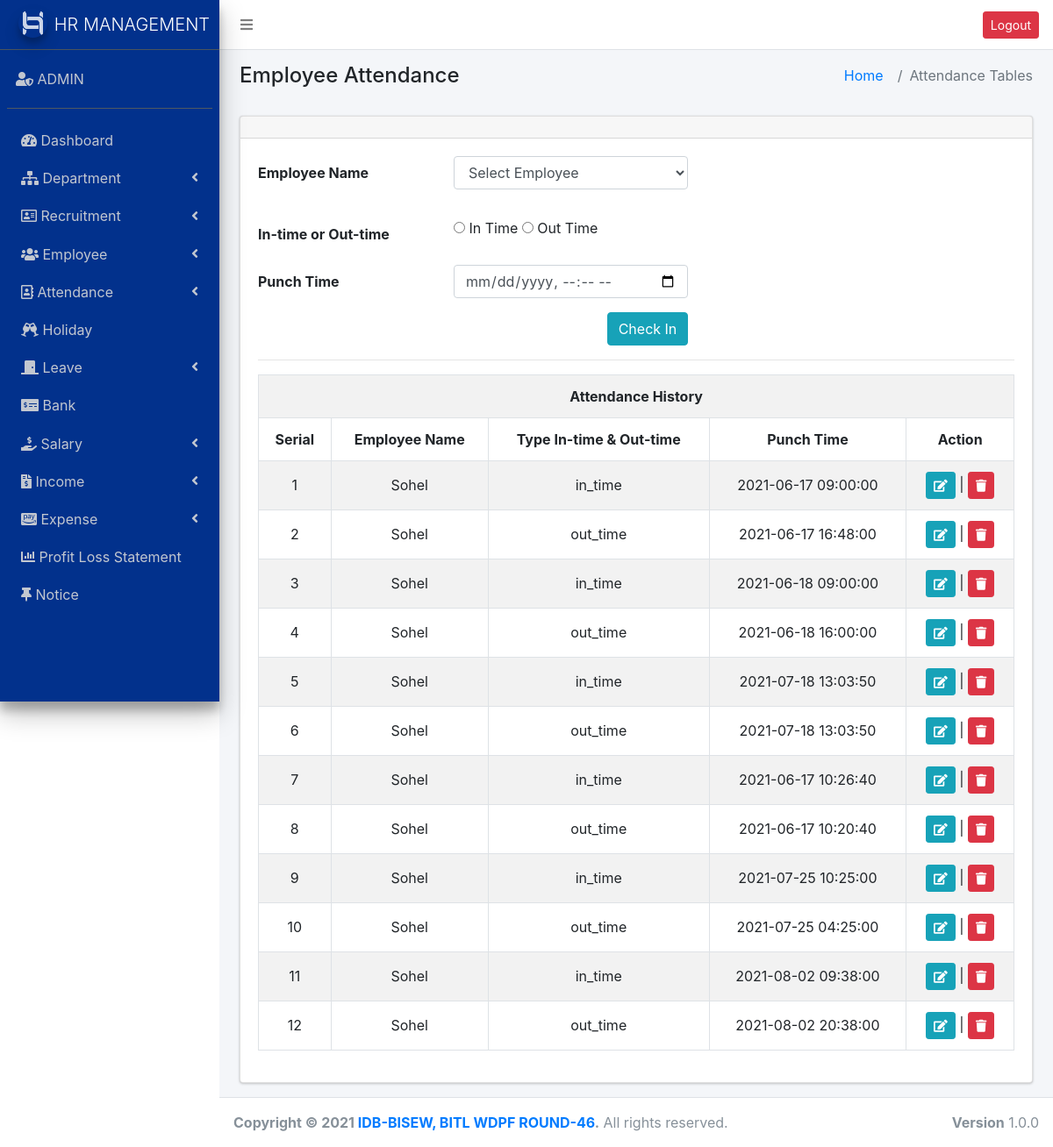
Screenshot of /attendance.php (signed in) with the database file from the repository.
### tables this page shows
CREATE TABLE `attendance` (
  `attID` int(11) NOT NULL,
  `empID` int(11) NOT NULL,
  `type` enum('in_time','out_time') NOT NULL,
  `punch_time` datetime NOT NULL
);

CREATE TABLE `employee` (
  `empID` int(11) NOT NULL,
  `dptID` int(11) NOT NULL,
  `name` varchar(255) NOT NULL,
  `email` varchar(255) NOT NULL,
  `phone` varchar(20) NOT NULL,
  `dob` date NOT NULL,
  `gender` enum('male','female') NOT NULL,
  `address` text NOT NULL,
  `photo` varchar(255) NOT NULL,
  `hire_date` date NOT NULL,
  `designation` int(11) NOT NULL,
  `basic_salary` decimal(10,2) NOT NULL,
  `password` text NOT NULL
);

### attendance.php (the view, shortened to what this page needs)
<?php
require_once("header.php");
require_once("sidebar.php");
?>
<section class="content-header">
  <div class="container-fluid">
    <div class="row mb-2">
      <div class="col-sm-6">
        <h4>Employee Attendance</h4>
      </div>
      <div class="col-sm-6">
        <ol class="breadcrumb float-sm-right">
          <li class="breadcrumb-item"><a href="#">Home</a></li>
          <li class="breadcrumb-item active">Attendance Tables</li>
        </ol>
      </div>
    </div>
  </div>
</section>
<section class="content">
  <div class="container-fluid">
    <div class="row">
      <div class="col-md-12">
        <div class="card">
          <div class="card-header">
          </div>
          <div class="card-body">
            <form action="" method="post">
              <div class="form-group row">
                <label class="col-sm-3 col-form-label"> Employee Name </label>
                <div class="col-sm-4">
                  <select name="employee_name" class="form-control mb-3">
                  <option value="">Select Employee</option>
                  </select>
                </div>
              </div>
              <div class="form-group row">
                <label class="col-sm-3 col-form-label"> In-time or Out-time </label>
                <div class="col-sm-5">
                  <input type="radio" name="checking_type" value="in_time"> In Time
                  <input type="radio" name="checking_type" value="out_time"> Out Time
                </div>
              </div>
              <div class="form-group row">
                <label for="intime" class="col-sm-3 col-form-label">Punch Time</label>
                <div class="col-sm-4">
                  <input type="datetime-local" name="punch_time" class="form-control datetimepicker">
                </div>
              </div>
              <div class="form-group row">
                <label class="col-sm-3 col-form-label"></label>
                <div class="col-sm-4 text-right">
                  <input type="submit" value="Check In" class="btn btn-info w-md m-b-5">
                </div>
              </div>
            </form>
            <hr>
            <div class="panel-body">
              <div class="table-responsive">
                <table width="100%" class="table table-striped table-bordered table-hover text-center ">
                  <tbody>
                    <tr>
                      <th colspan="7" class="text-center">Attendance History </th>
                    </tr>
                    <tr>
                      <th>Serial</th>
                      <th>Employee Name</th>
                      <th>Type In-time & Out-time</th>
                      <th>Punch Time</th>
                      <th>Action</th>
                    </tr>
                    <?php
                    $emp_join = $conn->query("SELECT employee.name , attendance.type, attendance.punch_time, attendance.attID FROM attendance JOIN employee ON employee.empID = attendance.empID");
                    $fetch = $emp_join->fetch_all();
                    $i = 1;
                    foreach ($fetch as $key => $value) { ?>
                      <tr>
                        <td class="align-middle"> <?php echo $i++ ?></td>
                        <td class="align-middle"> <?php echo $value[0] ?></td>
                        <td class="align-middle"> <?php echo $value[1] ?></td>
                        <td class="align-middle"> <?php echo $value[2] ?></td>
                        <td>
                          <a class=" btn btn-sm  btn-info " href="atten_edit.php?eid=<?php echo $value[3]; ?>"><i class="fas fa-edit"></i></a> |
                          <a class=" btn btn-sm btn-danger" href="attendance.php?id=<?php echo $value[3]; ?>" onclick="return confirm('Are you sure?')"><i class="fas fa-trash"></i></a>
                        </td>
                      </tr>
                    <?php
                    }
                      $del = $conn->query("DELETE FROM attendance where attID=$del_id"); ?>
                  </tbody>
                </table>
              </div>
            </div>
          </div>
        </div>
      </div>
    </div>
  </div>
</section>
<?php require("footer.php"); ?>

### header.php (shortened to what this page needs)
<!DOCTYPE html>
<html lang="en">
<head>
  <link rel="stylesheet" href="https://pro.fontawesome.com/releases/v5.10.0/css/all.css" />
  <link rel="stylesheet" href="assets/css/adminlte.min.css">
  <link rel="stylesheet" href="https://maxcdn.bootstrapcdn.com/bootstrap/4.0.0/css/bootstrap.min.css">
  <link rel="stylesheet" type="text/css" media="screen" href="http://ajax.googleapis.com/ajax/libs/jqueryui/1.7.2/themes/base/jquery-ui.css">
  <link rel="stylesheet" href="assets/css/style.css">
</head>
<body class="hold-transition sidebar-mini layout-fixed">
  <div class="wrapper">
    <nav class="main-header navbar navbar-expand navbar-white navbar-light">
      <ul class="navbar-nav">
        <li class="nav-item">
          <a class="nav-link" data-widget="pushmenu" href="#" role="button"><i class="fas fa-bars"></i></a>
        </li>
      </ul>
      <ul class="navbar-nav ml-auto">
        <li class="nav-item">
          <a href="./logout.php " class="btn btn-sm btn-danger">Logout</a>
        </li>
      </ul>
    </nav>
    <div class="content-wrapper">

### sidebar.php (shortened to what this page needs)
<aside class="main-sidebar sidebar-dark-primary elevation-4" style="background: #02318c">
  <a href="" class="brand-link">
    <img src="assets/images/AdminLTELogo.png" alt="AdminLTE Logo" class="brand-image img-circle elevation-3" style="opacity: .8">
    <span class="brand-text font-weight-light">HR MANAGEMENT</span>
  </a>
  <div class="sidebar">
    <div class="user-panel mt-3 pb-3 mb-3 d-flex">
      <div class="info">
        <a href="admin.php" class="d-block ">
        <i class="fas fa-user-shield "></i>
        ADMIN</a>
      </div>
    </div>
    <nav class="mt-2">
      <ul class="nav nav-pills nav-sidebar flex-column" data-widget="treeview" role="menu" data-accordion="false">
        <li class="nav-item">
          <a href="dashboard.php" class="nav-link ">
            <i class="fas fa-tachometer-alt"> </i>
            <p> Dashboard
            </p>
          </a>
        </li>
        <li class="nav-item">
          <a href="#" class="nav-link ">
            <i class="fas fa-sitemap"></i>
            <p> Department
              <i class="fas fa-angle-left right"> </i>
            </p>
          </a>
        </li>
         <li class="nav-item">
          <a href="#" class="nav-link ">
            <i class="far fa-address-card"></i>
            <p> Recruitment
              <i class="fas fa-angle-left right"> </i>
            </p>
          </a>
        </li>
        <li class="nav-item">
          <a href="#" class="nav-link ">
            <i class="fas fa-users"></i>
            <p> Employee
              <i class="fas fa-angle-left right"> </i>
            </p>
          </a>
        </li>
        <li class="nav-item">
          <a href="#" class="nav-link ">
            <i class="far fa-address-book"></i>
            <p> Attendance
              <i class="fas fa-angle-left right"> </i>
            </p>
          </a>
        </li>
        <li class="nav-item">
          <a href="holiday.php" class="nav-link ">
            <i class="fas fa-glass-cheers"></i>
            <p>Holiday</p>
          </a>
        </li>
        <li class="nav-item">
          <a href="#" class="nav-link ">
            <i class="fas fa-door-closed"></i>
            <p> Leave
              <i class="fas fa-angle-left right"> </i>
            </p>
          </a>
        </li>
        <li class="nav-item">
          <a href="bank.php" class="nav-link ">
            <i class="fas fa-money-check-alt"></i>
            <p>Bank</p>
          </a>
        </li>
        <li class="nav-item">
          <a href="#" class="nav-link ">
            <i class="fas fa-hand-holding-usd"></i>
            <p> Salary
              <i class="fas fa-angle-left right"> </i>
            </p>
          </a>
        </li>
        <li class="nav-item">
          <a href="#" class="nav-link ">
            <i class="fas fa-file-invoice-dollar"></i>
            <p> Income
              <i class="fas fa-angle-left right"> </i>
            </p>
          </a>
        </li>
        <li class="nav-item">
          <a href="#" class="nav-link ">
            <i class="fab fa-cc-amazon-pay"></i>
            <p> Expense
              <i class="fas fa-angle-left right"> </i>
            </p>
          </a>
        </li>
        <li class="nav-item">
          <a href="profit_loss.php" class="nav-link ">
          <i class="fas fa-chart-bar"></i>
            <p>Profit Loss Statement</p>
          </a>
        </li>
        <li class="nav-item">
          <a href="add_notice.php" class="nav-link ">
          <i class="fas fa-thumbtack"></i>
            <p> Notice
            </p>
          </a>
        </li>
      </ul>
    </nav>
  </div>
</aside>

### footer.php (shortened to what this page needs)
  </div>
 <footer class="main-footer">
    <strong>Copyright &copy; 2021 <a href="#">IDB-BISEW, BITL WDPF ROUND-46</a>.</strong>
    All rights reserved.
    <div class="float-right d-none d-sm-inline-block">
      <b>Version</b> 1.0.0
    </div>
  </footer>
</body>
</html>

### rows the page displays
attendance: empID.name "Sohel", type "in_time", punch_time "2021-06-17 09:00:00"
attendance: empID.name "Sohel", type "out_time", punch_time "2021-06-17 16:48:00"
attendance: empID.name "Sohel", type "in_time", punch_time "2021-06-18 09:00:00"
attendance: empID.name "Sohel", type "out_time", punch_time "2021-06-18 16:00:00"
attendance: empID.name "Sohel", type "in_time", punch_time "2021-07-18 13:03:50"
attendance: empID.name "Sohel", type "out_time", punch_time "2021-07-18 13:03:50"
attendance: empID.name "Sohel", type "in_time", punch_time "2021-06-17 10:26:40"
attendance: empID.name "Sohel", type "out_time", punch_time "2021-06-17 10:20:40"
attendance: empID.name "Sohel", type "in_time", punch_time "2021-07-25 10:25:00"
attendance: empID.name "Sohel", type "out_time", punch_time "2021-07-25 04:25:00"
attendance: empID.name "Sohel", type "in_time", punch_time "2021-08-02 09:38:00"
attendance: empID.name "Sohel", type "out_time", punch_time "2021-08-02 20:38:00"
